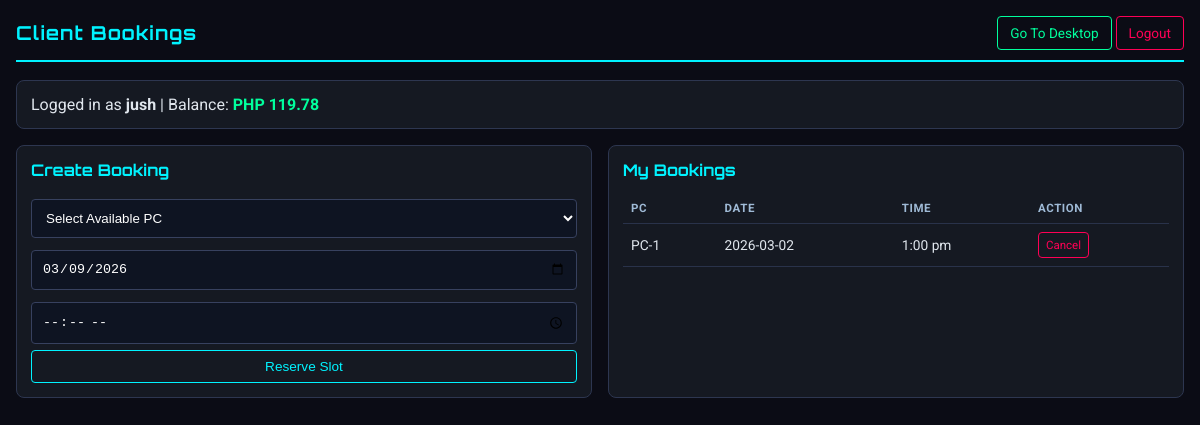
Screenshot of /client/bookings (signed in) with the database file from the repository.
### app.py (models this page shows, shortened)
class User(UserMixin, db.Model):
    id = db.Column(db.Integer, primary_key=True)
    username = db.Column(db.String(80), unique=True, nullable=False)
    password_hash = db.Column(db.String(120), nullable=False)
    pondo = db.Column(db.Float, default=0.0)
    is_admin = db.Column(db.Boolean, default=False)

class Booking(db.Model):
    id = db.Column(db.Integer, primary_key=True)
    user_id = db.Column(db.Integer, db.ForeignKey('user.id'), nullable=False)
    pc_id = db.Column(db.Integer, db.ForeignKey('pc.id'), nullable=False)
    booking_date = db.Column(db.String(20), nullable=True)
    time_slot = db.Column(db.String(20), nullable=False)
    user = db.relationship('User', backref='bookings')
    pc = db.relationship('PC', backref='bookings')

class PC(db.Model):
    id = db.Column(db.Integer, primary_key=True)
    name = db.Column(db.String(20), unique=True, nullable=False)
    is_occupied = db.Column(db.Boolean, default=False)
    lan_ip = db.Column(db.String(64), nullable=True)
    lan_port = db.Column(db.Integer, nullable=True)
    last_agent_seen_at = db.Column(db.DateTime, nullable=True)

### app.py (the view)
@app.route('/client/bookings')
@login_required
def client_bookings():
    if current_user.is_admin:
        return redirect(url_for('view_bookings'))
    pcs = PC.query.order_by(PC.id.asc()).all()
    my_bookings = Booking.query.filter_by(user_id=current_user.id).order_by(Booking.id.desc()).all()
    return render_template(
        'client_bookings.html',
        pcs=pcs,
        bookings=my_bookings,
        today_date=datetime.now().strftime("%Y-%m-%d"),
        kiosk_mode=is_kiosk_mode_enabled()
    )

### app.py (called while the page is built, shortened)
@login_manager.user_loader
def load_user(user_id):
    return db.session.get(User, int(user_id))

def is_kiosk_mode_enabled():
    return str(os.getenv("PYPONDO_KIOSK_MODE", "0")).strip().lower() in {"1", "true", "yes"}

@app.before_request
def bootstrap_schema():
    if not getattr(app, "_schema_ready", False):
        db.create_all()
        ensure_pc_lan_ip_column()
        ensure_booking_date_column()
        ensure_session_last_charged_at_column()
        app._schema_ready = True

def start_periodic_billing():
    global _billing_thread_started
    if _billing_thread_started:
        return

@app.before_request
def ensure_billing_started():
    start_periodic_billing()

### templates/client_bookings.html (shortened to what this page needs)
<!DOCTYPE html>
<html lang="en">
<head>
</head>
<body>
    <div class="top">
        <h1>Client Bookings</h1>
        <div>
            {% if current_user.pondo > 0 %}
            <a class="btn ok" href="{{ url_for('client_desktop') }}">Go To Desktop</a>
            {% endif %}
            {% if not kiosk_mode %}
            <a class="btn warn" href="{{ url_for('logout') }}">Logout</a>
            {% endif %}
        </div>
    </div>
    <div class="card" style="margin-bottom:16px;">
        Logged in as <strong>{{ current_user.username }}</strong> |
        Balance:
        <span class="{{ 'balance-ok' if current_user.pondo > 0 else 'balance-low' }}">
            PHP {{ "%.2f"|format(current_user.pondo) }}
        </span>
    </div>
    <div class="grid">
        <div class="card">
            <h2>Create Booking</h2>
            <form action="{{ url_for('book_pc') }}" method="POST">
                <select name="pc_id" required>
                    <option value="" disabled selected>Select Available PC</option>
                </select>
                <input type="date" name="booking_date" min="{{ today_date }}" value="{{ today_date }}" required>
                <input type="time" name="time_slot" required>
                <button type="submit" class="btn" style="width:100%;">Reserve Slot</button>
            </form>
        </div>
        <div class="card">
            <h2>My Bookings</h2>
            <table>
                <thead>
                    <tr>
                        <th>PC</th>
                        <th>Date</th>
                        <th>Time</th>
                        <th>Action</th>
                    </tr>
                </thead>
                <tbody>
                    {% for booking in bookings %}
                    <tr>
                        <td>{{ booking.pc.name }}</td>
                        <td>{{ booking.booking_date or 'N/A' }}</td>
                        <td>{{ booking.time_slot }}</td>
                        <td>
                            <a class="btn warn" style="padding:5px 7px; font-size:0.72rem;" href="{{ url_for('client_delete_booking', id=booking.id) }}">Cancel</a>
                        </td>
                    </tr>
                    {% else %}
                    <tr><td colspan="4" style="color:#6f7f97;">No bookings yet.</td></tr>
                    {% endfor %}
                </tbody>
            </table>
        </div>
    </div>
</body>
</html>

### templates/client_bookings.html (style rules this page uses)
:root { --bg: #0b0c15; --card: #151922; --line: #00f3ff; --ok: #00ff9d; --warn: #ff0055; --text: #e0e6ed; }
body { margin: 0; background: var(--bg); color: var(--text); font-family: 'Roboto', sans-serif; padding: 16px; }
.top { display: flex; justify-content: space-between; align-items: center; border-bottom: 2px solid var(--line); padding-bottom: 10px; margin-bottom: 18px; }
.top h1 { margin: 0; font-family: 'Orbitron', sans-serif; font-size: 1.2rem; color: var(--line); letter-spacing: 1px; }
.btn { display: inline-block; text-decoration: none; border: 1px solid var(--line); color: var(--line); padding: 8px 12px; border-radius: 4px; font-size: 0.85rem; background: transparent; cursor: pointer; }
.warn { border-color: var(--warn); color: var(--warn); }
.ok { border-color: var(--ok); color: var(--ok); }
.grid { display: grid; grid-template-columns: 1fr 1fr; gap: 16px; }
.card { border: 1px solid #2d3650; border-radius: 8px; background: var(--card); padding: 14px; }
.card h2 { margin-top: 0; font-family: 'Orbitron', sans-serif; color: var(--line); font-size: 1rem; }
input, select { width: 100%; box-sizing: border-box; margin: 6px 0; padding: 10px; border-radius: 4px; border: 1px solid #37415f; background: #0e1422; color: #fff; }
table { width: 100%; border-collapse: collapse; margin-top: 8px; }
th, td { border-bottom: 1px solid #29324a; padding: 8px; font-size: 0.86rem; text-align: left; }
th { color: #9fbad6; text-transform: uppercase; font-size: 0.72rem; letter-spacing: 0.6px; }
.balance-ok { color: var(--ok); font-weight: 700; }

### rows the page displays
User: username "jush", pondo "119.78"
Booking: pc.name "PC-1", booking_date "2026-03-02", time_slot "1:00 pm"
